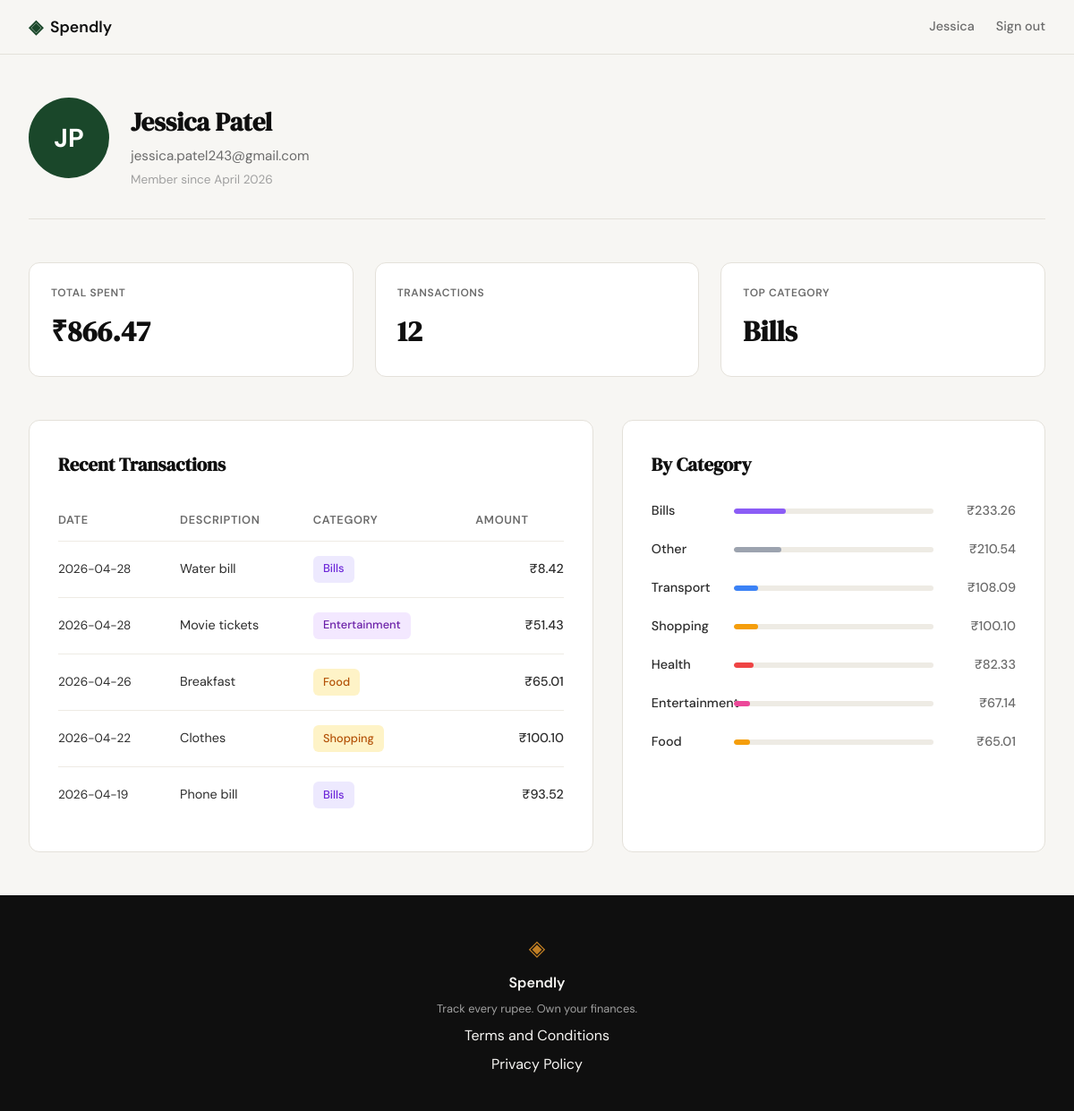
The page /profile (signed in) on the database its author committed.
### tables this page shows
CREATE TABLE users (
            id            INTEGER PRIMARY KEY AUTOINCREMENT,
            name          TEXT    NOT NULL,
            email         TEXT    UNIQUE NOT NULL,
            password_hash TEXT    NOT NULL,
            created_at    TEXT    DEFAULT (datetime('now'))
        );

CREATE TABLE expenses (
            id          INTEGER PRIMARY KEY AUTOINCREMENT,
            user_id     INTEGER NOT NULL REFERENCES users(id),
            amount      REAL    NOT NULL,
            category    TEXT    NOT NULL,
            date        TEXT    NOT NULL,
            description TEXT,
            created_at  TEXT    DEFAULT (datetime('now'))
        );

### app.py (the view)
@app.route("/profile")
def profile():
    if not session.get("user_id"):
        return redirect(url_for("login"))
    user = get_user_by_id(session["user_id"])
    if user is None:
        abort(404)
    transactions = get_recent_transactions(session["user_id"])
    stats = get_summary_stats(session["user_id"])
    categories = get_category_breakdown(session["user_id"])
    return render_template(
        "profile.html",
        user=user,
        expenses=transactions,
        stats=stats,
        categories=categories
    )

### app.py (called while the page is built)
@app.context_processor
def inject_user():
    user = None
    if session.get("user_id"):
        user = _db_get_user(session["user_id"])
    return {'current_user': user}

### database/db.py (called while the page is built)
def get_db():
    db_path = os.path.join(os.path.dirname(__file__), '..', 'spendly.db')
    conn = sqlite3.connect(db_path)
    conn.row_factory = sqlite3.Row
    conn.execute('PRAGMA foreign_keys = ON')
    return conn

def get_user_by_id(user_id):
    conn = get_db()
    cursor = conn.cursor()
    cursor.execute('SELECT * FROM users WHERE id = ?', (user_id,))
    user = cursor.fetchone()
    conn.close()
    return user

### database/queries.py (called while the page is built)
def get_user_by_id(user_id):
    conn = get_db()
    try:
        cursor = conn.cursor()
        cursor.execute(
            "SELECT name, email, created_at FROM users WHERE id = ?",
            (user_id,)
        )
        row = cursor.fetchone()
        if not row:
            return None
        created_at_str = row[2]
        created_at = datetime.strptime(created_at_str, "%Y-%m-%d %H:%M:%S")
        member_since = created_at.strftime("%B %Y")
        return {
            'name': row[0],
            'email': row[1],
            'member_since': member_since
        }
    finally:
        conn.close()

def get_recent_transactions(user_id, limit=10):
    conn = get_db()
    try:
        cursor = conn.cursor()
        cursor.execute(
            "SELECT id, date, description, category, amount FROM expenses WHERE user_id = ? ORDER BY date DESC LIMIT ?",
            (user_id, limit)
        )
        rows = cursor.fetchall()
        transactions = []
        if rows:
            for row in rows:
                transactions.append({
                    'date': row[1],
                    'description': row[2],
                    'category': row[3],
                    'amount': row[4]
                })
        return transactions
    finally:
        conn.close()

### templates/profile.html (shortened to what this page needs)
{% extends "base.html" %}
{% block content %}
<section class="profile-section">
    <div class="profile-inner">
        <div class="profile-header">
            <div class="profile-user-info">
                <div class="profile-avatar">
                    {% set initials = (user.name.split()[0][0] + user.name.split()[-1][0]).upper() if ' ' in user.name else user.name[0].upper() %}
                    {{ initials }}
                </div>
                <div class="profile-user-details">
                    <h1 class="profile-name">{{ user.name }}</h1>
                    <p class="profile-email">{{ user.email }}</p>
                    <p class="profile-meta">Member since {{ user.member_since }}</p>
                </div>
            </div>
        </div>
        <div class="profile-stats">
            <div class="stat-card">
                <span class="stat-label">TOTAL SPENT</span>
                <span class="stat-value">₹{{ "%.2f"|format(stats.total_spent) }}</span>
            </div>
            <div class="stat-card">
                <span class="stat-label">TRANSACTIONS</span>
                <span class="stat-value">{{ stats.transaction_count }}</span>
            </div>
            <div class="stat-card">
                <span class="stat-label">TOP CATEGORY</span>
                <span class="stat-value">{{ stats.top_category or "—" }}</span>
            </div>
        </div>
        <div class="profile-content">
            <div class="transactions-section">
                <h2 class="section-title">Recent Transactions</h2>
                <table class="transactions-table">
                    <thead>
                        <tr>
                            <th>DATE</th>
                            <th>DESCRIPTION</th>
                            <th>CATEGORY</th>
                            <th>AMOUNT</th>
                        </tr>
                    </thead>
                    <tbody>
                        {% for expense in expenses[:5] %}
                        <tr>
                            <td class="date-cell">{{ expense['date'] }}</td>
                            <td class="description-cell">{{ expense['description'] }}</td>
                            <td class="category-cell">
                                <span class="category-badge category-{{ expense['category'].lower() }}">
                                    {{ expense['category'] }}
                                </span>
                            </td>
                            <td class="amount-cell">₹{{ "%.2f"|format(expense['amount']) }}</td>
                        </tr>
                        {% endfor %}
                    </tbody>
                </table>
            </div>
            <div class="breakdown-section">
                <h2 class="section-title">By Category</h2>
                <div class="category-bars">
                    {% for category_data in categories %}
                        <div class="category-bar-row">
                            <span class="category-name">{{ category_data.name }}</span>
                            <div class="category-bar-container">
                                <div class="category-bar category-bar-{{ category_data.name.lower() }}" style="width: {{ category_data.pct }}%"></div>
                            </div>
                            <span class="category-amount">₹{{ "%.2f"|format(category_data.amount) }}</span>
                        </div>
                    {% endfor %}
                </div>
            </div>
        </div>
    </div>
</section>
{% endblock %}

### templates/base.html (shortened to what this page needs)
<!DOCTYPE html>
<html lang="en">
<head>
    <link rel="stylesheet" href="{{ url_for('static', filename='css/style.css') }}">
</head>
<body>
    <nav class="navbar">
        <div class="nav-inner">
            <a href="{{ url_for('landing') }}" class="nav-brand">
                <span class="brand-icon">◈</span>
                <span class="brand-name">Spendly</span>
            </a>
            <div class="nav-links">
                {% if current_user %}
                    <a href="{{ url_for('profile') }}">{{ current_user.name.split()[0] }}</a>
                    <a href="{{ url_for('logout') }}">Sign out</a>
                {% else %}
                    <a href="{{ url_for('login') }}">Sign in</a>
                    <a href="{{ url_for('register') }}" class="nav-cta">Get started</a>
                {% endif %}
            </div>
        </div>
    </nav>
    <main class="main-content">
        {% block content %}{% endblock %}
    </main>
    <footer class="footer">
        <div class="footer-inner">
            <span class="brand-icon">◈</span>
            <span class="footer-name">Spendly</span>
            <p class="footer-copy">Track every rupee. Own your finances.</p>
            <p><a href="/terms">Terms and Conditions</a> </p>
            <p><a href="{{ url_for('privacy') }}">Privacy Policy</a></p>
        </div>
    </footer>
</body>
</html>

### rows shown on the page
users: name "Jessica", name "Jessica Patel", email "jessica.patel243@gmail.com"
expenses: date "2026-04-28", description "Water bill", category "Bills", amount "8.42"
expenses: date "2026-04-28", description "Movie tickets", category "Entertainment", amount "51.43"
expenses: date "2026-04-26", description "Breakfast", category "Food", amount "65.01", name "Food", {{ category_data.pct }} 8 (drawn)
expenses: date "2026-04-22", description "Clothes", category "Shopping", amount "100.10", name "Shopping", {{ category_data.pct }} 12 (drawn)
expenses: date "2026-04-19", description "Phone bill", category "Bills", amount "93.52"
expenses: name "Health", {{ category_data.pct }} 10 (drawn), amount "82.33"

### other values the page prints
{{ initials }} "JP"
{{ user.member_since }} "April 2026"
{{ "%.2f"|format(stats.total_spent) }} "866.47"
{{ stats.transaction_count }} "12"
{{ stats.top_category or "—" }} "Bills"
{{ category_data.name }} "Bills" "Other" "Transport" "Entertainment"
{{ "%.2f"|format(category_data.amount) }} "233.26" "210.54" "108.09" "67.14"
